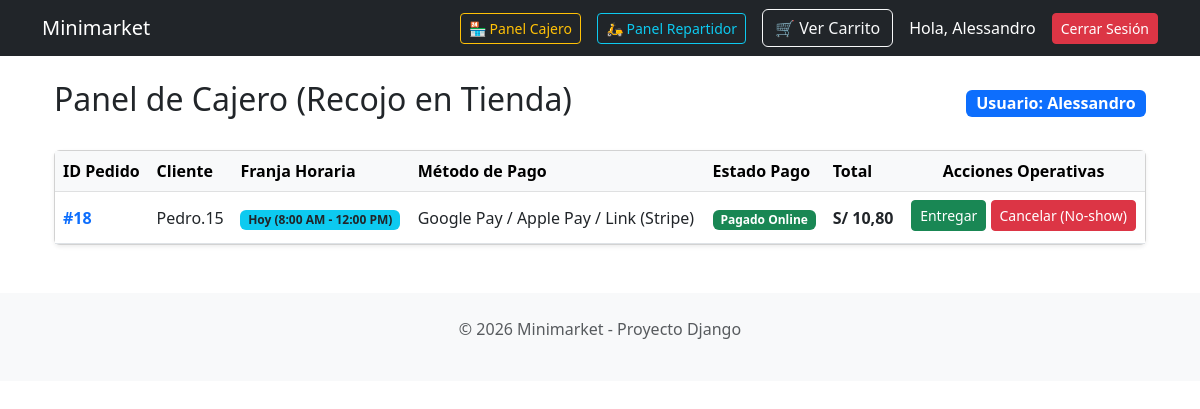
The page /pedidos/cajero/ (signed in) on the database its author committed.
### apps/pedidos/models.py (models this page shows, shortened)
class Pedido(models.Model):
    OPCIONES_ESTADO = [
        ('PENDIENTE', 'Pendiente'),
        ('PREPARANDO', 'En Preparación'),
        ('LISTO', 'Listo para Recojo/Envío'),
        ('ENTREGADO', 'Entregado'),
        ('CANCELADO', 'Cancelado (No Show)'), # <-- NUEVO ESTADO
    ]
    OPCIONES_FRANJA = [
        ('HOY_MAÑANA', 'Hoy (8:00 AM - 12:00 PM)'),
        ('HOY_TARDE', 'Hoy (12:00 PM - 4:00 PM)'),
        ('HOY_NOCHE', 'Hoy (4:00 PM - 8:00 PM)'),
        ('MAN_MAÑANA', 'Mañana (8:00 AM - 12:00 PM)'),
        ('MAN_TARDE', 'Mañana (12:00 PM - 4:00 PM)'),
        ('MAN_NOCHE', 'Mañana (4:00 PM - 8:00 PM)'),
    ]
    TIPO_ENTREGA = [
        ('RECOJO', 'Recojo en Tienda (Gratis)'),
        ('DELIVERY', 'Delivery a Domicilio (+ S/ 10.00)'),
    ]
    cliente = models.ForeignKey(User, on_delete=models.CASCADE, related_name='pedidos')
    fecha_hora_pedido = models.DateTimeField(auto_now_add=True)
    estado = models.CharField(max_length=20, choices=OPCIONES_ESTADO, default='PENDIENTE')
    tipo_entrega = models.CharField(max_length=20, choices=TIPO_ENTREGA, default='RECOJO')
    costo_delivery = models.DecimalField(max_digits=10, decimal_places=2, default=0.00)
    direccion_delivery = models.CharField(max_length=255, blank=True, null=True)
    franja_recojo = models.CharField(max_length=20, choices=OPCIONES_FRANJA, blank=True, null=True)
    total = models.DecimalField(max_digits=10, decimal_places=2)

class Pago(models.Model):
    OPCIONES_METODO = [
        ('Pago en Línea Segura', (
            ('STRIPE_CARD', 'Tarjeta de Crédito / Débito (Stripe)'),
            ('STRIPE_WALLET', 'Google Pay / Apple Pay / Link (Stripe)'),
        )),
        ('Billeteras Digitales (Simulación)', (
            ('LOCAL_YAPE', 'Yape (Simulación QR/OTP)'), # <-- SEPARADOS
            ('LOCAL_PLIN', 'Plin (Simulación QR/OTP)'),
        )),
        ('Pago Contra Entrega (Físico)', (
            ('CONTRA_EFECTIVO', 'Pago en Efectivo'),
            ('CONTRA_TARJETA', 'Pago con Tarjeta (POS)'),
            ('CONTRA_BILLETERA', 'Pago con Yape/Plin (QR)'),
        )),
    ]
    pedido = models.ForeignKey(Pedido, on_delete=models.CASCADE, related_name='pagos')
    metodo_pago = models.CharField(max_length=50, choices=OPCIONES_METODO)
    monto_pago = models.DecimalField(max_digits=10, decimal_places=2)
    estado_pago = models.CharField(max_length=20, default='PENDIENTE')
    referencia_transaccion = models.CharField(max_length=100, blank=True, null=True)
    def get_metodo_pago_display_name(self):
        for grupo, opciones in self.OPCIONES_METODO:
            for clave, valor in opciones:
                if self.metodo_pago == clave:
                    return valor
        return self.metodo_pago

### apps/pedidos/views.py (the view)
# urls.py: path('cajero/', views.panel_cajero, name='panel_cajero'),
@login_required
@user_passes_test(es_cajero, login_url='/')
def panel_cajero(request):
    pedidos = Pedido.objects.filter(tipo_entrega='RECOJO').exclude(estado__in=['ENTREGADO', 'CANCELADO']).order_by('-fecha_hora_pedido')
    return render(request, 'pedidos/panel_cajero.html', {'pedidos': pedidos})

### apps/pedidos/views.py (called while the page is built)
def es_cajero(user):
    return user.is_superuser or user.groups.filter(name='Cajeros').exists()

### apps/pedidos/templates/pedidos/panel_cajero.html (shortened to what this page needs)
{% extends "catalogo/base.html" %}
{% block content %}
<div class="container mt-4">
    <div class="d-flex justify-content-between align-items-center mb-4">
        <h2> Panel de Cajero (Recojo en Tienda)</h2>
        <span class="badge bg-primary fs-6">Usuario: {{ user.username }}</span>
    </div>
    <div class="card shadow-sm">
        <div class="card-body p-0">
            <div class="table-responsive">
                <table class="table table-hover align-middle mb-0">
                    <thead class="table-light">
                        <tr>
                            <th>ID Pedido</th>
                            <th>Cliente</th>
                            <th>Franja Horaria</th>
                            <th>Método de Pago</th>
                            <th>Estado Pago</th>
                            <th>Total</th>
                            <th class="text-center">Acciones Operativas</th>
                        </tr>
                    </thead>
                    <tbody>
                        {% for pedido in pedidos %}
                        <tr>
                            <td class="fw-bold text-primary">#{{ pedido.id }}</td>
                            <td>{{ pedido.cliente.username }}</td>
                            <td>
                                <span class="badge bg-info text-dark">
                                     {{ pedido.get_franja_recojo_display }}
                                </span>
                            </td>
                            <td>{{ pedido.pagos.first.get_metodo_pago_display_name }}</td>
                            <td>
                                {% if 'APROBADO' in pedido.pagos.first.estado_pago %}
                                    <span class="badge bg-success">Pagado Online</span>
                                {% else %}
                                    <span class="badge bg-warning text-dark">Por Cobrar Físico</span>
                                {% endif %}
                            </td>
                            <td class="fw-bold">S/ {{ pedido.total|floatformat:2 }}</td>
                            <td class="text-center">
                                <a href="{% url 'pedidos:accion_pedido' pedido.id 'PAGAR_ENTREGAR' %}"
                                   class="btn btn-sm btn-success mb-1"
                                   onclick="return confirm('¿Confirmas que el cliente recogió y pagó este pedido?');">
                                     Entregar
                                </a>
                                <a href="{% url 'pedidos:accion_pedido' pedido.id 'CANCELAR' %}"
                                   class="btn btn-sm btn-danger mb-1"
                                   onclick="return confirm('ATENCIÓN: Esto cancelará el pedido y devolverá los productos al stock disponible. ¿Continuar?');">
                                     Cancelar (No-show)
                                </a>
                            </td>
                        </tr>
                        {% endfor %}
                    </tbody>
                </table>
            </div>
        </div>
    </div>
</div>
{% endblock %}

### apps/catalogo/templates/catalogo/base.html (shortened to what this page needs)
<!DOCTYPE html>
<html lang="es">
<head>
    <link href="https://cdn.jsdelivr.net/npm/bootstrap@5.3.0/dist/css/bootstrap.min.css" rel="stylesheet">
</head>
<body>
    <nav class="navbar navbar-expand-lg navbar-dark bg-dark mb-4">
        <div class="container d-flex justify-content-between align-items-center">
            <a class="navbar-brand" href="{% url 'catalogo:lista_productos' %}">Minimarket</a>
            <div class="d-flex align-items-center gap-3">
                {% if user.is_authenticated %}
                    {% if user.is_superuser %}
                        <a href="{% url 'pedidos:panel_cajero' %}" class="btn btn-outline-warning btn-sm">🏪 Panel Cajero</a>
                        <a href="{% url 'pedidos:panel_repartidor' %}" class="btn btn-outline-info btn-sm">🛵 Panel Repartidor</a>
                    {% endif %}
                {% endif %}
                <a href="{% url 'pedidos:ver_carrito' %}" class="btn btn-outline-light">🛒 Ver Carrito</a>
                {% if user.is_authenticated %}
                    <a href="{% url 'usuarios:perfil' %}" class="text-white text-decoration-none">Hola, {{ user.username }}</a>
                    <form method="post" action="{% url 'usuarios:logout' %}" class="d-inline">
                        <button type="submit" class="btn btn-sm btn-danger">Cerrar Sesión</button>
                    </form>
                {% else %}
                    <a href="{% url 'usuarios:login' %}" class="btn btn-sm btn-light">Iniciar Sesión</a>
                    <a href="{% url 'usuarios:registro' %}" class="btn btn-sm btn-primary">Registrarse</a>
                {% endif %}
            </div>
        </div>
    </nav>
    <div class="container">
        {% block content %}
        {% endblock %}
    </div>
    <footer class="py-4 bg-light mt-5">
        <div class="container text-center">
            <p class="text-muted">&copy; 2026 Minimarket - Proyecto Django</p>
        </div>
    </footer>
</body>
</html>

### rows shown on the page
Pedido: id "18", cliente.username "Pedro.15", franja_recojo "Hoy (8:00 AM - 12:00 PM)", pagos.first.get_metodo_pago_display_name "Google Pay / Apple Pay / Link (Stripe)", shows "Pagado Online", total "10,80"

### other values the page prints
{{ user.username }} "Alessandro"
